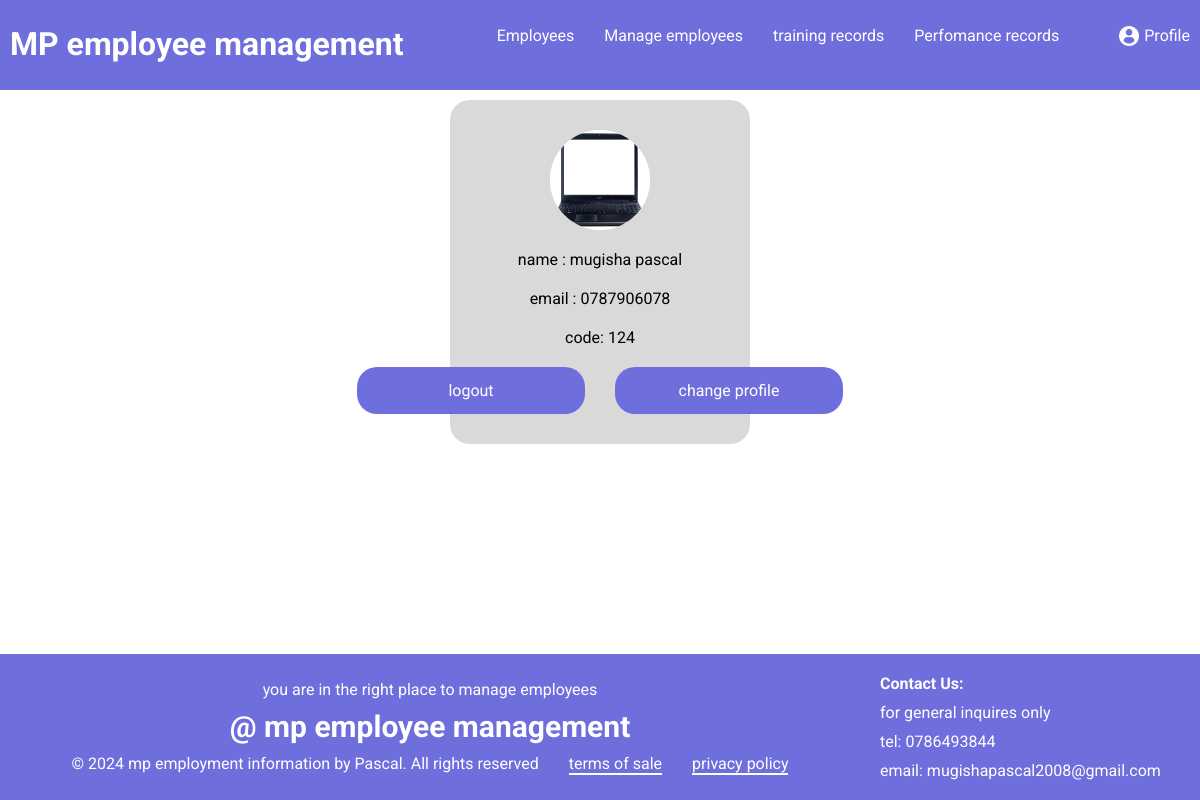
The page /employeemanagement/profile on the database as committed earlier.
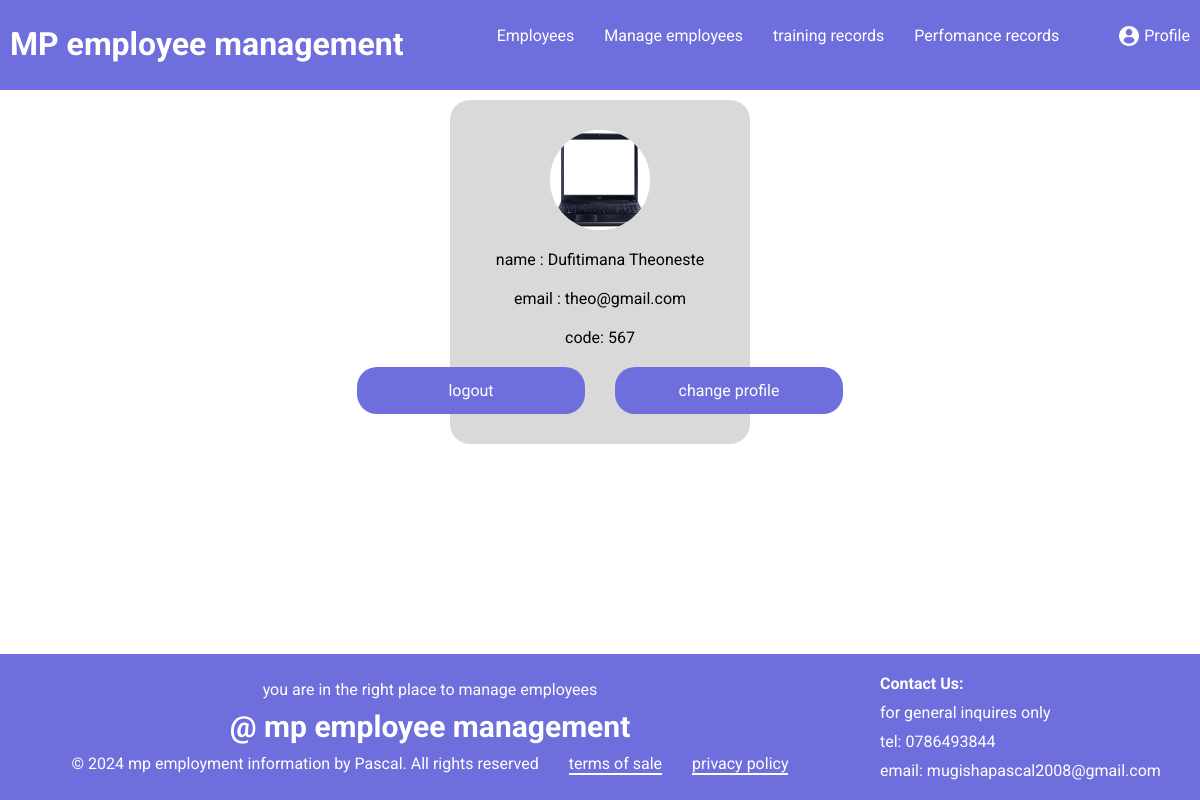
The same page on the database as committed later.
### employeemanagement/models.py (models this page shows)
class imagedb(models.Model):
    image=models.ImageField(upload_to='photos/', blank=True, null=True)

class signupdatabase(models.Model):
    name=models.CharField(max_length=128,unique=True)
    email=models.CharField(max_length=128)
    password=models.CharField(max_length=128,unique=True,primary_key=True)
    code=models.CharField(max_length=128)

### employeemanagement/views.py (the view)
# urls.py: path("employeemanagement/profile",include("employeemanagement.urls")),
def profile(request):
    form=imagedb.objects.filter().last()
    info=signupdatabase.objects.filter().last()
    filt={
        "form":form,
        "info":info
    }
    return render(request,"profile.html",{"filt":filt})

### employeemanagement/templates/profile.html (shortened to what this page needs)
<!DOCTYPE html>
<html lang="en">
<head>
    {%load static%}
    <link rel="stylesheet" href="{% static 'profile.css'%}">
</head>
<body>
    <div class="topmenu">
        <div class="title">
            <h1>MP employee management</h1>
        </div>
        <div class="links">
            <a href="{% url 'employeemanagement:home'%}" class="e">Employees</a>
            <a href="{% url 'employeemanagement:manageemployees'%}" class="e">Manage employees</a>
            <a href="{% url 'employeemanagement:trainingrecords'%}" class="t">training records</a>
            <a href="{% url 'employeemanagement:perfomance'%}" class="p">Perfomance records</a>
            <img src="{% static 'profile-user.png' %}" class="icon">
            <a href="{% url 'employeemanagement:profile'%}" class="f">Profile</a>
        </div>
    </div>
    <div class="body">
        <div class="bc">
        <img src="{{filt.form.image.url}}" class="bc"/>
        </div>
        <p>name : {{filt.info.name}}</p>
        <p>email : {{filt.info.email}}</p>
        <p>code: {{filt.info.code}}</p>
        <div class="v">
            <a href="{% url 'employeemanagement:login'%}" class="er">logout</a>
            <a href="{% url 'employeemanagement:changeprofile'%}" class="er">change profile</a>
        </div>
    </div>
    <div class="footer">
        <div class="copyright">
            <p>you are in the right place to manage employees</p>
            <p class="mp">@ mp employee management</p>
            <div class="icy">
                <p>© 2024 mp employment information by Pascal. All rights reserved</p>
                <p class="sm">terms of sale</p>
                <p class="sm">privacy policy</p>
            </div>
        </div>
        <div class="contact">
            <p class="cont">Contact Us:</p>
            <p>for general inquires only</p>
            <p>tel: 0786493844</p>
            <p>email: mugishapascal2008@gmail.com</p>
        </div>
    </div>
</body>
</html>

### employeemanagement/static/profile.css (style rules this page uses)
body { font-family: Roboto; }
* { margin: 0px; }
.topmenu { display: flex; justify-content: space-between; vertical-align: middle; background-color: #6E6EDD; height: 90px; padding-top: 25p x; position: fixed; top: 0px; right: 0px; left: 0px; }
.e, .t, .p, .sea { margin-right: 30px; margin-top: 26px; color: white; text-decoration: none; transition: all ease 1s; }
.links { display: flex; }
.title { color: white; margin: 10px; margin-top: 25px; }
.icon { width: 20px; height: 20px; margin-top: 26px; margin-right: 5px; }
.f { text-decoration: none; color: white; margin-top: 26px; border-bottom: 0px; margin-right: 10px; }
.body { background-color: #D9D9D9; margin-left: 450px; margin-right: 450px; border-radius: 20px; padding: 30px; margin-top: 100px; display: flex; flex-direction: column; gap: 20px; justify-content: center; align-items: center; vertical-align: middle; }
.footer { position: fixed; bottom: 0; right: 0; left: 0; background-color: #6E6EDD; color: white; display: flex; flex-direction: row; justify-content: space-between; }
.contact { float: right; width: 300px; padding: 20px; display: flex; flex-direction: column; gap: 10px; }
.copyright { flex: 1; align-items: center; justify-content: center; padding: 20px; display: flex; flex-direction: column; gap: 10px; }
.mp { font-weight: bold; font-size: 30px; }
.icy { display: flex; flex-direction: row; gap: 30px; }
.sm { border-bottom: 2px solid white; }
.cont { font-weight: bold; }
.bc { width: 100px; height: 100px; border-radius: 100%; background-color: white; }
.er { background-color: #6E6EDD; border: none; padding: 14px; border-radius: 20px; width: 200px; color: white; display: flex; align-items: center; justify-content: center; text-decoration:none; }
.v { display: flex; flex-direction: row; gap: 30px; }

Rows that differ between the two databases and show on the page:
no longer on this page (row unchanged): signupdatabase: info.name "mugisha pascal", info.email "0787906078", info.code "124"
added signupdatabase: info.name "Dufitimana Theoneste", info.email "theo@gmail.com", info.code "567"
